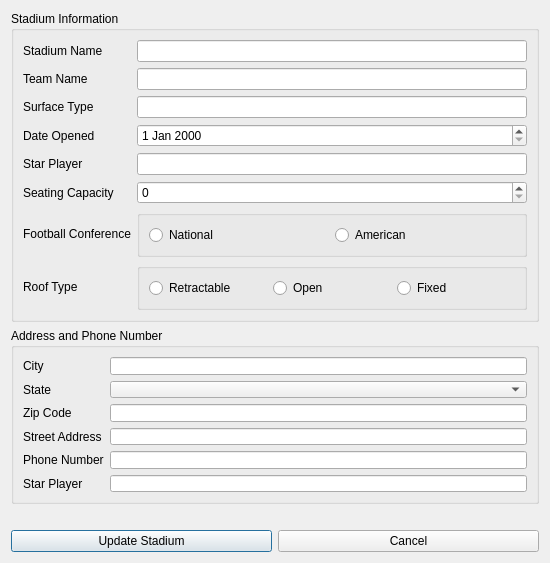
<?xml version="1.0" encoding="UTF-8"?>
<ui version="4.0">
 <class>modifyStadium</class>
 <widget class="QDialog" name="modifyStadium">
  <property name="geometry">
   <rect>
    <x>0</x>
    <y>0</y>
    <width>550</width>
    <height>516</height>
   </rect>
  </property>
  <property name="windowTitle">
   <string>Update Stadium</string>
  </property>
  <property name="windowIcon">
   <iconset resource="../assets/img.qrc">
    <normaloff>:/nfl icon.png</normaloff>:/nfl icon.png</iconset>
  </property>
  <layout class="QVBoxLayout" name="verticalLayout">
   <item>
    <layout class="QHBoxLayout" name="horizontalLayout_3">
     <item>
      <layout class="QHBoxLayout" name="horizontalLayout_4">
       <item>
        <layout class="QVBoxLayout" name="verticalLayout_3">
         <item>
          <widget class="QGroupBox" name="groupBox">
           <property name="title">
            <string>Stadium Information</string>
           </property>
           <layout class="QGridLayout" name="gridLayout_2">
            <item row="10" column="1">
             <widget class="QGroupBox" name="groupBox_4">
              <property name="title">
               <string/>
              </property>
              <layout class="QHBoxLayout" name="horizontalLayout_2">
               <item>
                <widget class="QRadioButton" name="radioRetrackableButton">
                 <property name="text">
                  <string>Retractable</string>
                 </property>
                </widget>
               </item>
               <item>
                <widget class="QRadioButton" name="grassRadioButton">
                 <property name="text">
                  <string>Open</string>
                 </property>
                </widget>
               </item>
               <item>
                <widget class="QRadioButton" name="astroTurfRadioButton">
                 <property name="text">
                  <string>Fixed</string>
                 </property>
                </widget>
               </item>
              </layout>
             </widget>
            </item>
            <item row="7" column="1">
             <widget class="QGroupBox" name="groupBox_3">
              <property name="title">
               <string/>
              </property>
              <layout class="QHBoxLayout" name="horizontalLayout">
               <item>
                <widget class="QRadioButton" name="nationalLeagueRadioButton">
                 <property name="text">
                  <string>National</string>
                 </property>
                </widget>
               </item>
               <item>
                <widget class="QRadioButton" name="americanLeagueRadioButton">
                 <property name="text">
                  <string>American</string>
                 </property>
                </widget>
               </item>
              </layout>
             </widget>
            </item>
            <item row="1" column="1">
             <widget class="QLineEdit" name="teamName"/>
            </item>
            <item row="2" column="0">
             <widget class="QLabel" name="labelTypology">
              <property name="text">
               <string>Surface Type</string>
              </property>
             </widget>
            </item>
            <item row="0" column="0">
             <widget class="QLabel" name="labelStadiumName">
              <property name="text">
               <string>Stadium Name</string>
              </property>
             </widget>
            </item>
            <item row="2" column="1">
             <widget class="QLineEdit" name="stadiumTypology"/>
            </item>
            <item row="1" column="0">
             <widget class="QLabel" name="labelTeamName">
              <property name="text">
               <string>Team Name</string>
              </property>
             </widget>
            </item>
            <item row="3" column="0">
             <widget class="QLabel" name="label_9">
              <property name="text">
               <string>Date Opened</string>
              </property>
             </widget>
            </item>
            <item row="5" column="1">
             <widget class="QSpinBox" name="capacity"/>
            </item>
            <item row="0" column="1">
             <widget class="QLineEdit" name="stadiumName"/>
            </item>
            <item row="3" column="1">
             <widget class="QDateEdit" name="dateOpened"/>
            </item>
            <item row="5" column="0">
             <widget class="QLabel" name="label_10">
              <property name="text">
               <string>Seating Capacity</string>
              </property>
             </widget>
            </item>
            <item row="10" column="0">
             <widget class="QLabel" name="label_11">
              <property name="text">
               <string>Roof Type</string>
              </property>
             </widget>
            </item>
            <item row="7" column="0">
             <widget class="QLabel" name="label_8">
              <property name="text">
               <string>Football Conference</string>
              </property>
             </widget>
            </item>
            <item row="4" column="0">
             <widget class="QLabel" name="label">
              <property name="text">
               <string>Star Player</string>
              </property>
             </widget>
            </item>
            <item row="4" column="1">
             <widget class="QLineEdit" name="starPlayer_2"/>
            </item>
           </layout>
          </widget>
         </item>
         <item>
          <widget class="QGroupBox" name="groupBox_2">
           <property name="maximumSize">
            <size>
             <width>16777215</width>
             <height>176</height>
            </size>
           </property>
           <property name="title">
            <string>Address and Phone Number</string>
           </property>
           <layout class="QGridLayout" name="gridLayout_3">
            <item row="0" column="0">
             <widget class="QLabel" name="labelCity">
              <property name="text">
               <string>City</string>
              </property>
             </widget>
            </item>
            <item row="4" column="1">
             <widget class="QLineEdit" name="phoneNumber"/>
            </item>
            <item row="3" column="1">
             <widget class="QLineEdit" name="address"/>
            </item>
            <item row="1" column="1">
             <widget class="QComboBox" name="state"/>
            </item>
            <item row="4" column="0">
             <widget class="QLabel" name="labelPhone">
              <property name="text">
               <string>Phone Number</string>
              </property>
             </widget>
            </item>
            <item row="0" column="1">
             <widget class="QLineEdit" name="city"/>
            </item>
            <item row="3" column="0">
             <widget class="QLabel" name="labelAddress">
              <property name="text">
               <string>Street Address</string>
              </property>
             </widget>
            </item>
            <item row="1" column="0">
             <widget class="QLabel" name="labelState">
              <property name="text">
               <string>State</string>
              </property>
             </widget>
            </item>
            <item row="2" column="1">
             <widget class="QLineEdit" name="zip"/>
            </item>
            <item row="2" column="0">
             <widget class="QLabel" name="labelZipCode">
              <property name="text">
               <string>Zip Code</string>
              </property>
             </widget>
            </item>
            <item row="5" column="1">
             <widget class="QLineEdit" name="starPlayer"/>
            </item>
            <item row="5" column="0">
             <widget class="QLabel" name="labelStarPlayer">
              <property name="text">
               <string>Star Player</string>
              </property>
             </widget>
            </item>
           </layout>
          </widget>
         </item>
        </layout>
       </item>
      </layout>
     </item>
    </layout>
   </item>
   <item>
    <widget class="QLabel" name="labelErrorMessage">
     <property name="text">
      <string/>
     </property>
    </widget>
   </item>
   <item>
    <layout class="QHBoxLayout" name="horizontalLayout_5">
     <item>
      <widget class="QPushButton" name="updateStadiumButton">
       <property name="text">
        <string>Update Stadium</string>
       </property>
      </widget>
     </item>
     <item>
      <widget class="QPushButton" name="cancelButton">
       <property name="maximumSize">
        <size>
         <width>480</width>
         <height>16777215</height>
        </size>
       </property>
       <property name="text">
        <string>Cancel</string>
       </property>
      </widget>
     </item>
    </layout>
   </item>
  </layout>
 </widget>
 <tabstops>
  <tabstop>stadiumName</tabstop>
  <tabstop>teamName</tabstop>
  <tabstop>stadiumTypology</tabstop>
  <tabstop>dateOpened</tabstop>
  <tabstop>capacity</tabstop>
  <tabstop>nationalLeagueRadioButton</tabstop>
  <tabstop>americanLeagueRadioButton</tabstop>
  <tabstop>grassRadioButton</tabstop>
  <tabstop>astroTurfRadioButton</tabstop>
  <tabstop>city</tabstop>
  <tabstop>state</tabstop>
  <tabstop>zip</tabstop>
  <tabstop>address</tabstop>
  <tabstop>phoneNumber</tabstop>
  <tabstop>updateStadiumButton</tabstop>
  <tabstop>cancelButton</tabstop>
 </tabstops>
 <resources>
  <include location="../assets/img.qrc"/>
 </resources>
 <connections/>
</ui>
